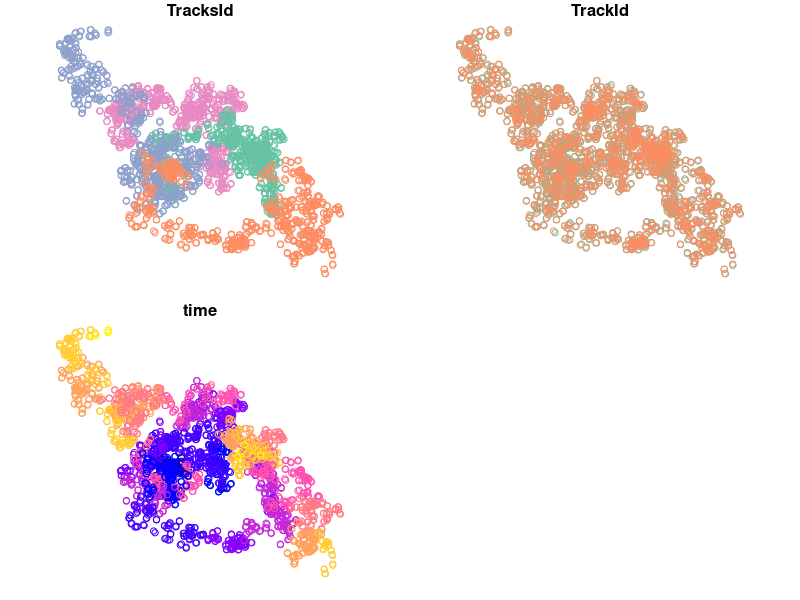
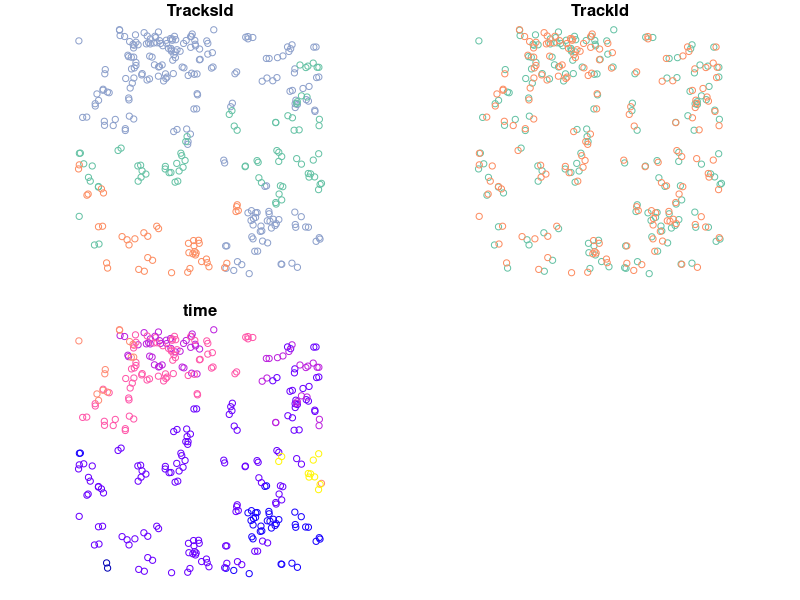

Here is the R script that generated these plots, in order:
## ---- chunk 1
knitr::opts_chunk$set(echo = TRUE)
## ---- chunk 2
require(sf)
dataSf <- do.call('rbind', replicate(4, {
  n <- round(rgamma(1, 400))
  # simulate brownian motion
  df <-
    data.frame(
      TracksId = paste(sample(letters), collapse = ''),
      time = Sys.time() + 1:n,
      x = cumsum(rnorm(n)),
      y = cumsum(rnorm(n))
    )
  # observe the track twice with a location error
  withErr <- replicate(2, {
    dfWithError <- df
    dfWithError$x <- df$x + rnorm(nrow(df), sd = .1)
    dfWithError$y <- df$y + rnorm(nrow(df), sd = .1)
    dfWithError
  }, simplify = F)
  rbind(cbind(withErr[[1]], TrackId = 'tr1'),
        cbind(withErr[[2]], TrackId = 'tr2'))
}, simplify = F)) %>%
  st_as_sf(coords = c('x', 'y'), crs = 28992)
suppressMessages(require(tibble))
suppressMessages(require(tidyr))
suppressMessages(require(dplyr))
suppressMessages(require(purrr))
trajAsNestedTibble <-
  dataSf %>% 
  as_tibble() %>% 
  nest(-TracksId,-TrackId, .key='Track') %>% 
  mutate(Track = map(Track, ~st_as_sf(.x))) %>% nest(-TracksId, .key='Tracks')
trajAsNestedTibble
trajAsNestedTibble$Tracks[[1]]
trajAsNestedTibble$Tracks[[1]]$Track[[1]] %>% head()
suppressWarnings(trajAsNestedTibble %>% unnest %>% unnest %>% st_as_sf %>% plot)
## ---- chunk 3
# polygon to intersect
subRegion<-st_sfc(st_polygon(list(cbind(c(10,0,0,10,10),
                                        c(10,10,0,0,10)))),
                  crs = 28992)
# this does not work
try(st_intersection(trajAsNestedTibble, subRegion))
# this works 
suppressWarnings(
  trajIntersect<-trajAsNestedTibble %>% 
    mutate(Tracks=map(Tracks, ~.x%>%  
                        mutate(Track = map(Track, 
                                           ~st_intersection(.x, subRegion))))))

suppressWarnings(plot(trajIntersect %>% unnest %>% unnest %>%st_as_sf))
